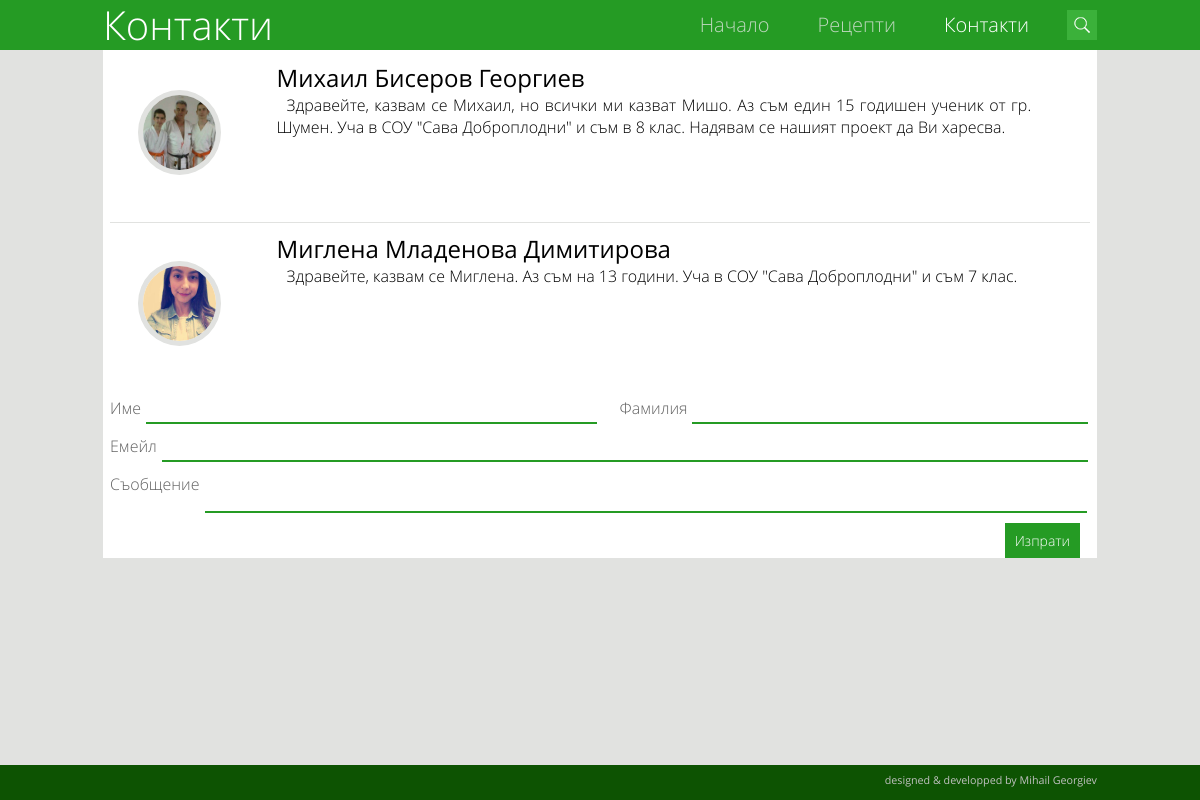
/contacts.php, run on the app's committed database.
### tables this page shows
CREATE TABLE IF NOT EXISTS `sitedata` (
  `id` int(11) NOT NULL AUTO_INCREMENT,
  `keywords` text NOT NULL,
  `misho` text NOT NULL,
  `miglena` text NOT NULL,
  `description` text NOT NULL,
  PRIMARY KEY (`id`)
);

### inc/config.php (called while the page is built, shortened)
<?php
	$mfa = mysql_fetch_assoc(mysql_query("SELECT * FROM sitedata")) or die(mysql_error());
	$misho = $mfa['misho'];
	$miglena = $mfa['miglena'];
?>

### contacts.php (the view, shortened to what this page needs)
<?php
	require "inc/config.php";
	if(isset($_POST) and $_SERVER["REQUEST_METHOD"] == "POST"){
		$name		= $_POST['name'];
		$lastname	= $_POST['lastname'];
		$email		= $_POST['email'];
		$message	= $_POST['message'];
		$from = $name." ".$lastname."<".$email.">";
		$for  = "mmisho0501@gmail.com";
		$sub  = "Еко Дом - ".$name." ".$lastname." ти написа съобщение.";
		$text = $message;
		$headers  = "MIME-Version: 1.0\r\n";
		$headers .= "Content-type: text/plain; charset=utf-8\r\n";
		$headers .= "From: ".$from." \r\n";
		$headers .= "Reply-To: ".$from." \r\n";
		$mail = mail($for, $sub, $text, $headers);
		if($mail){
			echo "Съобщението е изпратено успешно.";
		}else{
			echo "Съобщението не изпратено.";
		}
	}else{
?>
<!DOCTYPE html>
<html lang="bg">
	<head>
		<link rel="stylesheet" href="style/style.css">
	</head>
	<body>
		<div id="wrapper">
			<div id="container">
				<header>
					<div class="center">
						<div id="logo">
							Контакти
						</div>
						<div id="menu">
							<ul>
								<li><a href="index.php">Начало</a></li>
								<li>
									<label for="submenu-toggle">Рецепти</label>
								</li>
								<li><a href="contacts.php" id="curent">Контакти</a></li>
								<li id="search">
									<div id="searchicon"></div>
								</li>
							</ul>
						</div>
					</div>
				</header>
				<div id="content-contacts" class="center">
					<div id="about-us">
						<div id="misho">
							<div id="photo">
								<img src="images/site/misho.jpg" alt="">
							</div>
							<div id="text">
								<h2 id="name">Михаил Бисеров Георгиев</h2>
								<p><?php echo $misho; ?></p>
							</div>
						</div>
						<hr>
						<div id="miglena">
							<div id="photo">
								<img src="images/site/miglena.jpg" alt="">
							</div>
							<div id="text">
								<h2 id="name">Миглена Младенова Димитирова</h2>
								<p><?php echo $miglena; ?></p>
							</div>
						</div>
					</div>
					<form action="#" method="post" id="contacts">
						<div class="field two">
							<div class="first">
								<label for="name">Име</label>
								<input type="text" name="name" id="name">
							</div>
							<div class="second">
								<label for="lastname">Фамилия</label>
								<input type="text" name="lastname" id="lastname">
							</div>
						</div>
						<div class="field">
							<label for="email">Емейл</label>
							<input type="email" name="email" id="email">
						</div>
						<div class="field">
							<label for="message">Съобщение</label>
							<textarea name="message" id="message"></textarea>
						</div>
						<div id="button">
							<input type="submit" value="Изпрати">
						</div>
					</form>
				</div>
				<footer>
					<div class="center">
						<ul class="social">
							<li><a href="https://plus.google.com/109754114671350191105" id="google" target="_blank"></a></li>
							<li><a href="https://www.youtube.com/channel/UCWlGFngTTf4s46rp7MroP7A" id="youtube" target="_blank"></a></li>
							<li><a href="#" id="twitter" target="_blank"></a></li>
							<li><a href="https://www.facebook.com/pages/%D0%95%D0%BA%D0%BE-%D0%94%D0%BE%D0%BC/855329267838600" id="facebook" target="_blank"></a></li>
						</ul>
						<h6>designed &amp; developped by Mihail Georgiev</h6>
					</div>
				</footer>
			</div>
		</div>
	</body>
</html>
<?php
	}
?>

### style/style.css (style rules this page uses)
* { font-family: "Open Sans" !important; margin: 0; padding: 0; outline: none; font-weight: lighter; border: 0; }
body { background-color: #e1e2e0; }
html, body { margin:0; padding:0; height: 100%; }
#wrapper { min-height:100%; position:relative; }
#container { height: auto; overflow: hidden; padding-bottom: 30px; }
header { background-color: #259b24; height: 50px; }
.center { width: 994px; margin: 0 auto; }
header #logo { line-height: 50px; font-size: 40px; color: #fff; font-weight: lighter; }
header #menu { float: right; margin-top: -50px; line-height: 50px; }
header #menu > ul > li { float: left; margin-left: 38px; list-style: none; font-size: 20px; }
header #menu > ul > li > a { text-decoration: none; color: #bed8be; }
header #menu > ul > li > label { line-height: 50px; width: 100%; margin-left: none; padding: 0 10px; display: block; color: #BED8BE; cursor: pointer; }
header #menu > ul > li > a#curent { color: #fff; }
header #search { overflow: hidden; float: left; display: block; position: relative; width: 30px; height: 40px; padding-top: 10px; }
header #search #searchicon { width: 30px; height: 30px; background: #3bb13a url("../images/site/search.png") no-repeat center center; float: left; cursor: pointer; }
footer { background-color: #0d5302; width:100%; line-height: 30px; position:absolute; bottom:0; left:0; }
footer h6 { text-align: right; color: #c1c1c1; font-weight:normal; float: right; }
footer ul.social { float: left; text-decoration: none; margin-top: 5px; }
footer ul.social > li { float: left; margin-right:5px; overflow: hidden; }
#content-contacts { background-color: #fff; height: auto; padding: 7px 7px 0 7px; overflow: hidden; margin-bottom: 10px; width: 980px; }
#content-contacts > #contacts { display: block; height: auto; margin-top: 10px; }
#content-contacts > #contacts .field { width: 100%; overflow: auto; margin-top: 7px; }
#content-contacts > #contacts .field:first-child { margin-top: 0; }
#content-contacts > #contacts .field label { color: #606060; width: auto; display: block; float:left; margin-right: 5px; line-height: 30px; }
#content-contacts > #contacts .field input { border-bottom: 2px solid #259b24; color: #606060; padding: 5px; float: left; width: 93.5%; font-size: 14px; }
#content-contacts > #contacts .field textarea { border-bottom: 2px solid #259b24; color: #606060; padding: 5px; float: left; width: 89%; resize: none; font-size: 14px; }
#content-contacts > #contacts #button { width: auto; margin: 10px 10px 0 0; cursor: pointer; height: 35px; }
#content-contacts > #contacts #button input { line-height: 35px; background-color: #259b24; float: right; font-size: 14px; padding: 0 10px; color: #fff; }
#content-contacts > #contacts .field.two .first { width: 50%; float: left; }
#content-contacts > #contacts .field.two .first input { width: 90%; }
#content-contacts > #contacts .field.two .second { margin-left: 2%; width: 48%; float: left; }
#content-contacts > #contacts .field.two .second input { width: 82%; }
#content-contacts > #about-us > hr { margin: 10px auto; background-color: #e1e2e0; height: 1px; }
#content-contacts > #about-us { padding: 5px 0 0 0; }
#content-contacts > #about-us > #misho, #miglena { width: auto; margin: 0 auto; height: 150px; display: block; }
#content-contacts > #about-us > #misho > #photo, #content-contacts > #about-us > #miglena > #photo { width: 15%; height: 100%; margin-right: 2%; float: left; display: block; }
#content-contacts > #about-us > #misho > #photo > img, #content-contacts > #about-us > #miglena > #photo > img { width: 50%; height: 50%; border: 5px #e1e2e0 solid; -webkit-border-radius: 50%; border-radius: 50%; margin: 19%; }
#content-contacts > #about-us > #misho > #text, #content-contacts > #about-us > #miglena > #text { width: 77%; float: left; display: block; padding-right: 1%; }
#content-contacts > #about-us > #misho > #text > h2, #content-contacts > #about-us > #miglena > #text > h2 { font-weight: normal; }
#content-contacts > #about-us > #misho > #text > p, #content-contacts > #about-us > #miglena > #text > p { text-indent: 10px; text-align: justify; }

### data on the page
sitedata: misho "Здравейте, казвам се Михаил, но всички ми казват Мишо. Аз съм един 15 годишен ученик от гр. Шумен. Уча в СОУ \"Сава Доброплодни\" и съм в 8 клас. Надявам се нашият проект да Ви харесва.", miglena "Здравейте, казвам се Миглена. Аз съм на 13 години. Уча в СОУ \"Сава Доброплодни\" и съм 7 клас."
